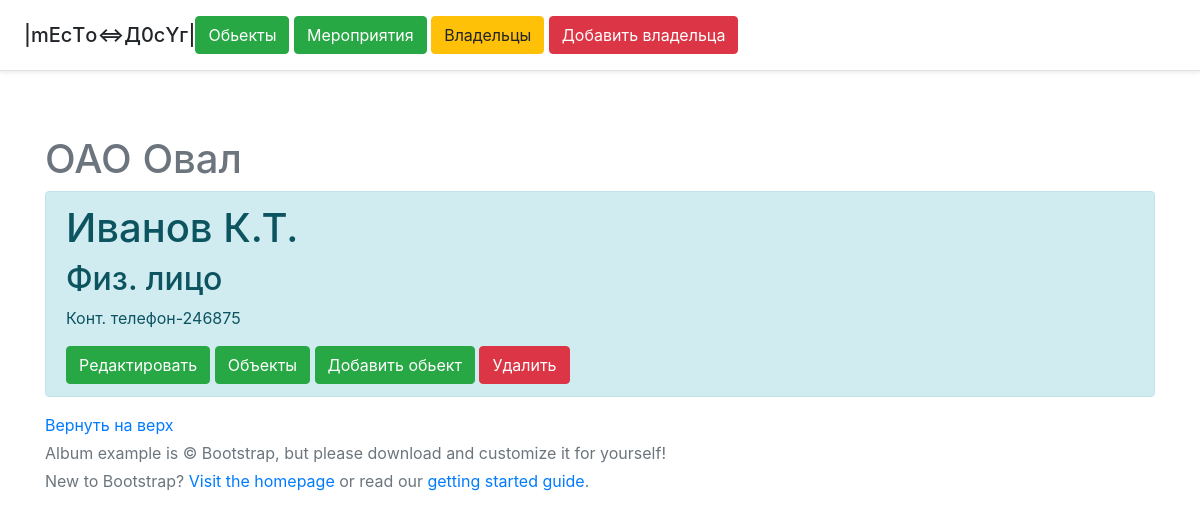
/posts/1, run on the app's committed database.
### app.py (models this page shows, shortened)
class Owner(db.Model):
    id = db.Column(db.Integer, primary_key=True)
    Nickname = db.Column(db.String(45), nullable=True)
    Name = db.Column(db.String(45), nullable=True)
    Type = db.Column(db.String(45), nullable=True)
    Number = db.Column(db.Integer, nullable=True)

### app.py (the view)
@app.route('/posts/<int:id>')
def post_detail(id):
    owner = Owner.query.get(id)
    house = House.query.get(id)
    houses = House.query.order_by(House.id.desc()).all()
    owners = Owner.query.order_by(Owner.id.desc()).all()
    return render_template('post_datail.html', owner=owner, house=house, houses=houses, owners=owners)

### templates/post_datail.html (shortened to what this page needs)
{% extends 'base.html' %}
{% block body %}
<div class = 'container'>
    <H1>{{owner.Nickname}}</H1>
    <div class = "alert alert-info">
        <h1>{{owner.Name}}</h1>
        <h2>{{ owner.Type }} лицо</h2>
        <p>Конт. телефон-{{ owner.Number }}</p>
        <a href="/posts/{{ owner.id }}/update" class="btn btn-success">Редактировать</a>
        {% for i in owners %}
            {% if owners|length > 0 %}
                {% if house.Name_owner == i.Nickname %}
                    <a href="/posts/{{ owner.id }}/post" class="btn btn-success">Объекты</a>
                {% endif %}
            {% endif %}
        {% endfor %}
        <a href="/posts/{{ owner.id }}/add_house" class="btn btn-success">Добавить обьект</a>
        <a href="/posts/{{ owner.id }}/delete" class="btn btn-danger">Удалить</a>
    </div>
</div>
{% endblock %}

### templates/base.html (style rules this page uses)
.bodys { background: url(https://upload.wikimedia.org/wikipedia/commons/thumb/9/94/A_Website_Background.png/800px-A_Website_Background.png); background-size: 100%; }

### data on the page
Owner: Nickname "ОАО Овал", Name "Иванов К.Т.", Type "Физ.", Number "246875"
